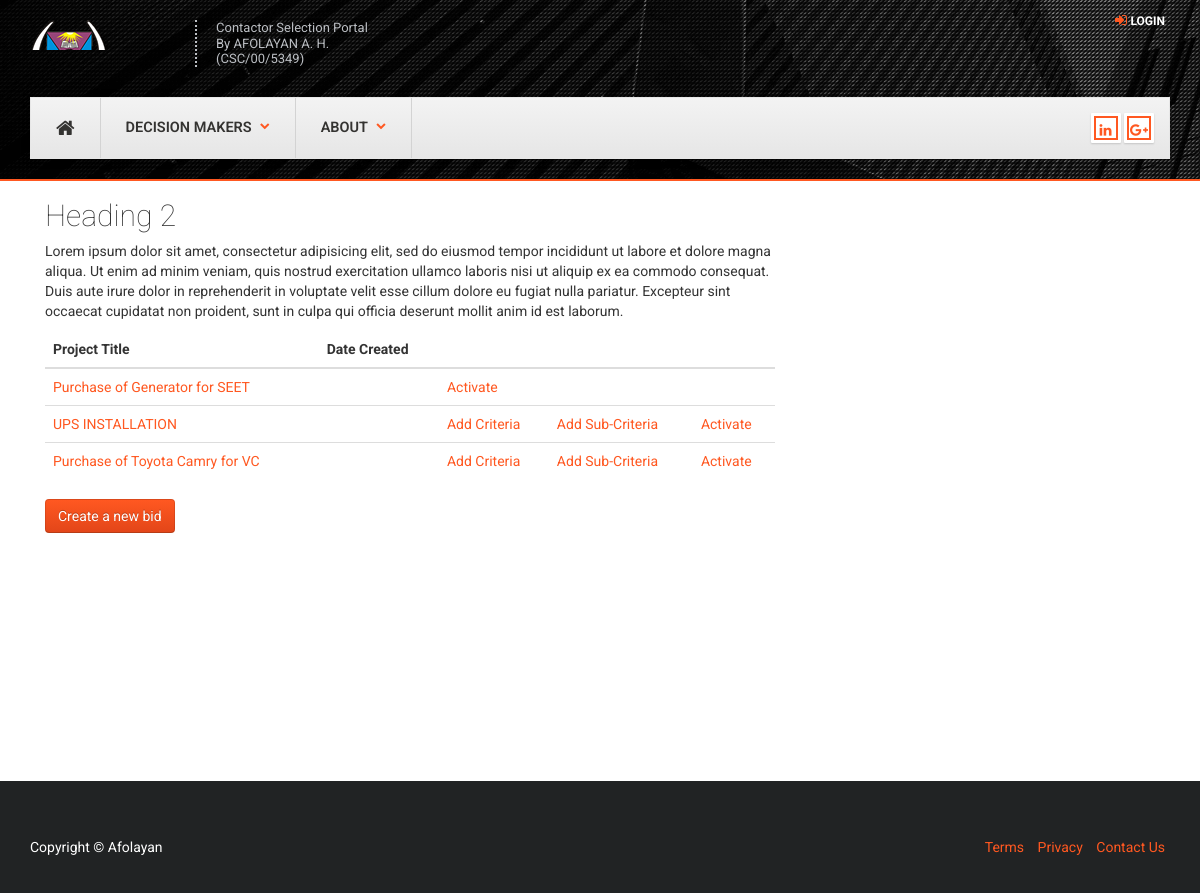
/admin-view/, run on the app's committed database.
### ahp_app/models.py (models this page shows, shortened)
class Bid(models.Model):
    name = models.CharField(max_length=400)
    description = models.TextField()
    pub_date = models.DateTimeField(auto_now_add=True, null=True)
    activated = models.CharField(choices=YES_NO_OPTIONS, null=True,
                                 verbose_name='Activate Bid for Decision Makers', max_length=50)
    closed = models.BooleanField(default=False, verbose_name='Close Bid')
    contractors = models.ManyToManyField(Contractor)
    class Meta:
        permissions = (
            ('admin', 'admin'),
            ('decision_maker', 'decision_maker'),
        )
    def get_activate_url(self):
        return reverse('activate-bid', kwargs={'pk': self.pk})
    def get_absolute_url(self):
        return reverse('bid-detail', kwargs={'pk': self.pk})

### ahp_app/views.py (the view)
# urls.py: path('admin-view/', views.adminBidList, name='admin-views'),
def adminBidList(request):
    bids = get_list_or_404(Bid)
    data = {
        'bids': bids,
    }
    return render(request, 'ahp_app/admin_list.html', data)

### ahp_app/templates/ahp_app/admin_list.html
{% extends 'base.html' %}
{% block main %}
<div class="class=" mbody"">
    <div class="col-md-8">
        <div class="">
            <h2>Heading 2</h2>
            <p>Lorem ipsum dolor sit amet, consectetur adipisicing elit, sed do eiusmod tempor incididunt ut labore et
                dolore magna aliqua. Ut enim ad minim veniam, quis nostrud exercitation ullamco laboris nisi ut aliquip
                ex ea commodo consequat. Duis aute irure dolor in reprehenderit in voluptate velit esse cillum dolore
                eu fugiat nulla pariatur.
                Excepteur sint occaecat cupidatat non proident, sunt in culpa qui officia deserunt mollit anim id est
                laborum.</p>
        </div>
        <table class="table table-stripped">
            <thead>
                <th>Project Title</th>
                <th>Date Created</th>
                <th></th>
                <th></th>
                <th></th>
            </thead>
            <tbody>
                {% for bid in bids %}
                <tr>
                    <td><a href="{{ bid.get_absolute_url }}">{{ bid.name }}</a></td>
                    <td>{{ bid.created_at }}</td>
                    {% if bid.activated == False %}<td> <a href="{{ bid.get_add_criteria_url }}">Add Criteria</a> </td>
                    {% endif %}
                    {% if bid.activated == False %}
                    <td> <a href="{{ bid.get_add_subcriteria_url }}">Add Sub-Criteria</a></td>
                    {% endif %}
                    <td>
                        {% if bid.activated == 'Yes' %}
                        <p>Activated</p>
                        {% else %}
                        <a href="{{ bid.get_activate_url }}">Activate</a>
                        {% endif %}
                    </td>
                </tr>
                {% endfor %}
            </tbody>
        </table>
        <div class="">
            <a class="btn btn-primary" href="{% url 'new-bid' %}">Create a new bid</a>
        </div>
    </div>
</div>
{% endblock %}

### ahp_app/static/css/style.css (style rules this page uses)
.btn { text-shadow: none; }
.btn-primary { color: #ffffff; text-shadow: 0 -1px 0 rgba(0, 0, 0, 0.25); background-image: -webkit-linear-gradient(top, #ff5821 0%, #e34619 100%); background-image: -o-linear-gradient(top, #ff5821 0%, #e34619 100%); background-image: linear-gradient(to bottom, #ff5821 0%, #e34619 100%); background-color: #f4511e; background-image: -moz-linear-gradient(top, #ff5821, #e34619); background-image: -webkit-gradient(linear, 0 0, 0 100%, from(#ff5821), to(#e34619)); background-image: -webkit-linear-gradient(top, #ff5821, #e34619); background-image: -o-linear-gradient(top, #ff5821, #e34619); background-image: linear-gradient(to bottom, #ff5821, #e34619); background-repeat: repeat-x; filter: progid:DXImageTransform.Microsoft.gradient(startColorstr='#ffff5821', endColorstr='#ffe34619', GradientType=0); border-color: #e34619 #e34619 #9e3111; border-color: rgba(0, 0, 0, 0.1) rgba(0, 0, 0, 0.1) rgba(0, 0, 0, 0.25); *background-color: #e34619; filter: progid:DXImageTransform.Microsoft.gradient(enabled = false); }
h1, h2, h3, h4, h5, h6, .h1, .h2, .h3, .h4, .h5, .h6 { line-height: 1; }
h2, .h2 { font-size: 30px; }
body, html { font-family: "Roboto", sans-serif; }
h1, h2, h3, h4 { font-weight: 100; }
a { color: #ff5821; }

### data on the page
Bid: name "Purchase of Generator for SEET"
Bid: name "UPS INSTALLATION"
Bid: name "Purchase of Toyota Camry for VC"
